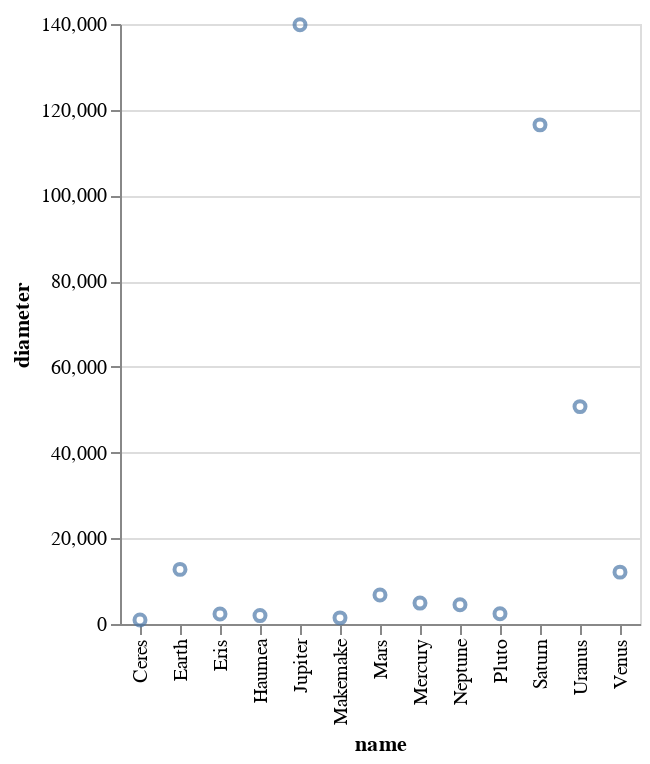

Notebook code cell kept with this figure:
### Code cell
chart

### Figure 1 — Vega-Lite specification as saved in the notebook (floating-point values rounded to 4 significant figures)
{"config": {"view": {"continuousWidth": 400, "continuousHeight": 300}}, "data": {"name": "data-5b03ff44f3bf68bec8f5d2248afba5a6"}, "mark": "point", "encoding": {"x": {"type": "nominal", "field": "name"}, "y": {"type": "quantitative", "field": "diameter"}}, "$schema": "https://vega.github.io/schema/vega-lite/v4.8.1.json", "datasets": {"data-5b03ff44f3bf68bec8f5d2248afba5a6": [{"name": "Mercury", "diameter": 4879, "distance": 57.91, "moons": 0, "type": "planet"}, {"name": "Venus", "diameter": 12104, "distance": 108.2, "moons": 0, "type": "planet"}, {"name": "Earth", "diameter": 12742, "distance": 149.6, "moons": 1, "type": "planet"}, {"name": "Mars", "diameter": 6779, "distance": 227.9, "moons": 2, "type": "planet"}, {"name": "Ceres", "diameter": 950, "distance": 414.3, "moons": 0, "type": "dwarf planet"}, {"name": "Jupiter", "diameter": 139822, "distance": 778.5, "moons": 79, "type": "planet"}, {"name": "Saturn", "diameter": 116464, "distance": 1434.0, "moons": 82, "type": "planet"}, {"name": "Uranus", "diameter": 50724, "distance": 2871.0, "moons": 27, "type": "planet"}, {"name": "Neptune", "diameter": 4495, "distance": 49240.0, "moons": 14, "type": "planet"}, {"name": "Pluto", "diameter": 2374, "distance": 5906.0, "moons": 5, "type": "dwarf planet"}, {"name": "Haumea", "diameter": 1960, "distance": 6460.0, "moons": 2, "type": "dwarf planet"}, {"name": "Makemake", "diameter": 1434, "distance": 6796.0, "moons": 1, "type": "dwarf planet"}, {"name": "Eris", "diameter": 2326, "distance": 10150.0, "moons": 1, "type": "dwarf planet"}]}}
